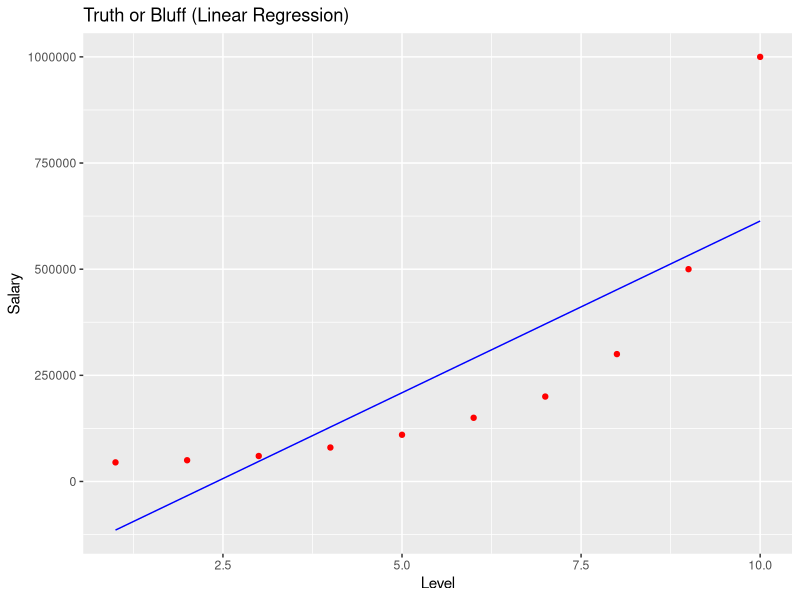
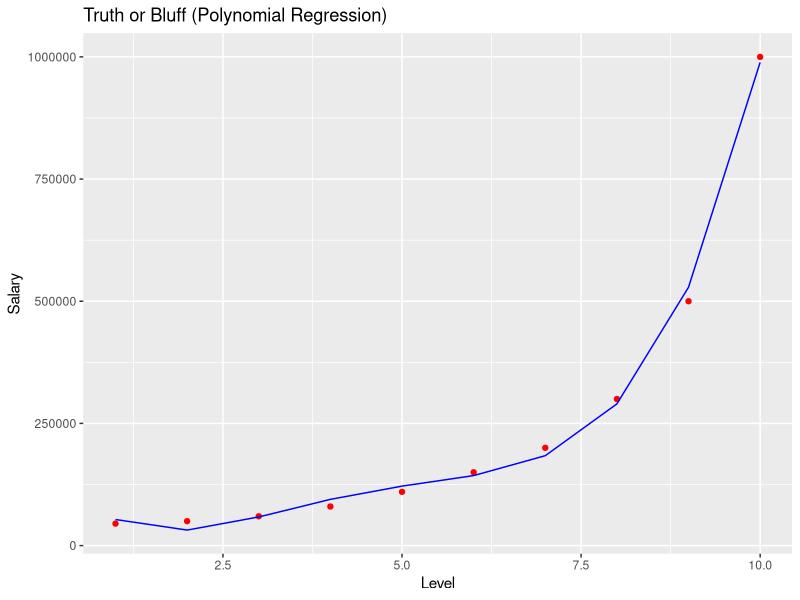

Write the R code that produced these figures, in order. (Note: this script raises an error after producing the figures.)
# Polynomial Regression

# Importing the dataset
dataset = read.csv('Position_Salaries.csv')
dataset = dataset[2:3]

# Fitting Linear Regression to dataset
lin_reg = lm(formula = Salary ~., 
             data = dataset)

dataset$Level2 = dataset$Level^2
dataset$Level3 = dataset$Level^3
dataset$Level4 = dataset$Level^4
poly_reg = lm(formula = Salary ~., 
             data = dataset)

# Visualizing liner Regression Results
library(ggplot2)
ggplot()+
  geom_point(aes(x = dataset$Level, y = dataset$Salary), color = "red")+
  geom_line(aes(x = dataset$Level, y = predict(lin_reg, newdata = dataset)), color = "blue") +
  ggtitle("Truth or Bluff (Linear Regression)") +
  xlab('Level')+
  ylab('Salary')

# Visualizing Polynomial Regression Results
ggplot()+
  geom_point(aes(x = dataset$Level, y = dataset$Salary), color = "red")+
  geom_line(aes(x = dataset$Level, y = predict(poly_reg, newdata = dataset)), color = "blue") +
  ggtitle("Truth or Bluff (Polynomial Regression)") +
  xlab('Level')+
  ylab('Salary')

# Predict a new result with Linear Regression
predict(lin_reg, data.frame(Level = 6.5))

# Predict a new result with Polynomial Regression
predict(poly_reg, data.frame(Level = 6.5, Level2 = ))